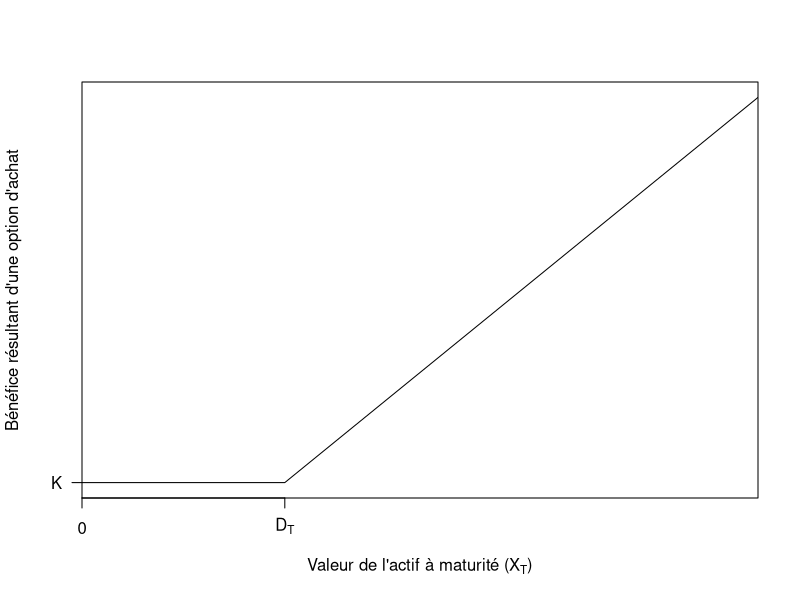
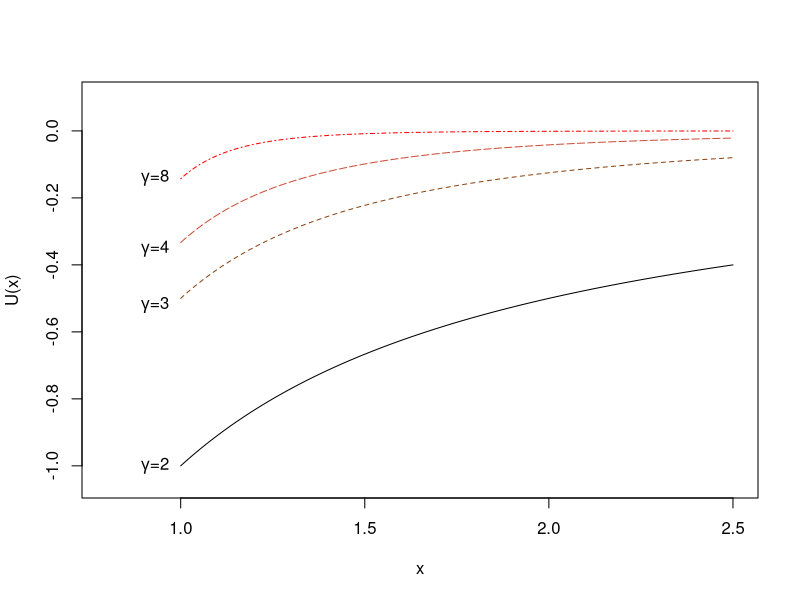
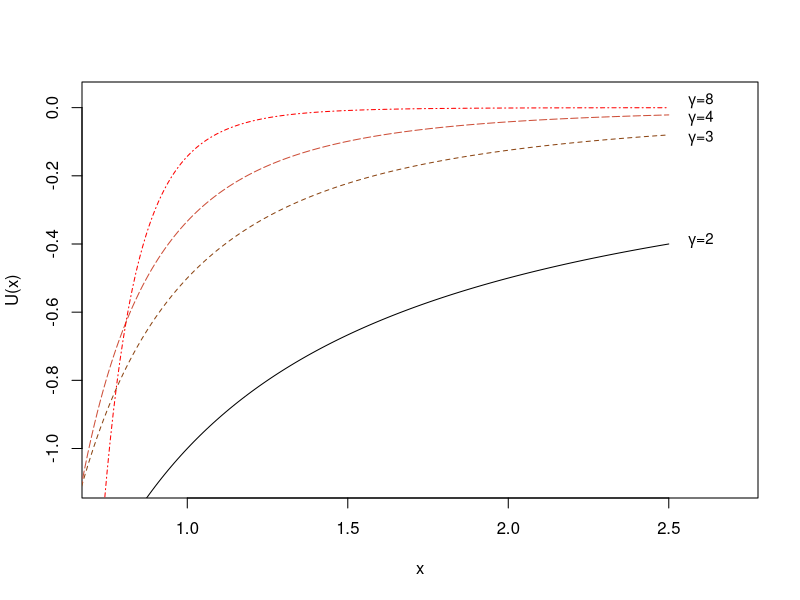

These charts were generated, in order, by the following R code: (Note: this script raises an error after producing the figures.)
############ MÉMOIRE: Maitrise en Mathématiques Finacières et Actuarielle  #################

library(ggplot2)

# -SECTION 1: Concavification -#

payoff_call<-function(X_T,b,a,K){
  # X_T: valeur du stock à maturité
  # b: Strike value
  # K: valeur initiale du Payoff
  
  # Call de la forme:  a*max(X_T-b,0)+K
  payoff<-a*max(X_T-b,0)+K
  return(payoff)
}
payoff_call(10,5,0.5,8)

P_Utility<-function(X_Tu,gamma){
  res<-(X_Tu)^(1-gamma)/(1-gamma)
  return(res)
}

Find_x_theta_PU<-function(b_o,a_o,K_o,gamma_o){
  f <- function(x) payoff_call(X_T=x,b=b_o,a=a_o,K=K_o)^(-gamma_o)*x*a_o-P_Utility(payoff_call(x,b=b_o,a=a_o,K=K_o),gamma_o)+P_Utility(K_o,gamma_o)        #-Finding the fee
  result<-uniroot(f, c(b_o,b_o+100))$root
  return(result)
}
Find_x_theta_PU(b_o=30,a_o=0.5,K_o=15,gamma_o=4)

P_Utility_con<-function(X_T_con,gamma_c,b_c,a_c,K_c){
  x_theta<-Find_x_theta_PU(b_o=b_c,a_o=a_c,K_o=K_c,gamma_o=gamma_c)
  slope<-(P_Utility(payoff_call(x_theta,b_c,a_c,K_c),gamma_c)-P_Utility(K_c,gamma_c))/(x_theta)
    
  if(X_T_con<=x_theta){Chord<-P_Utility(K_c,gamma_c)+X_T_con*slope}
  else{Chord<-P_Utility(payoff_call(X_T=X_T_con,b=b_c,a=a_c,K=K_c),gamma_c)}
  
  return(Chord)
}


Derivee_P_Utility_con<-function(X_T_con,gamma_c,b_c,a_c,K_c){
  x_theta<-Find_x_theta_PU(b_o=b_c,a_o=a_c,K_o=K_c,gamma_o=gamma_c)
  slope<-(P_Utility(payoff_call(x_theta,b_c,a_c,K_c),gamma_c)-P_Utility(K_c,gamma_c))/(x_theta)
  
  if(X_T_con<=x_theta){Chord<-slope}
  else{Chord<-payoff_call(X_T=X_T_con,b=b_c,a=a_c,K=K_c)^(-gamma_c)*a_c}
  
  return(Chord)
}
  
Convexe_Fun<-function(element){ #Fonction convexe
  res<-(element)^5
  return(res)
}

droite<-function(pente, origine,val_x){
  return(origine+val_x*pente)
}

find_roots<-function(pente1,origine1,beg,end){
  f <- function(x) droite(pente1,origine1,x)-Convexe_Fun(x)
  result1<-uniroot(f, c(beg,end))$root
  return(result1)
}
find_roots(15000,-20000,0,4)

X_opt_given_S<-function(S_T,gamma,sigma,alpha,r){
  result<-(S_T*gamma*sigma^2)/(alpha-r)
  return(result)
}

CRRA<-function(x,gamma){
  result<-(x^(1-gamma)-1)/(1-gamma)
  return(result)
}
####### -SECTION 2: Graphes Concavification -#######
# -Paramètres- #
par_b<-30
par_a<-300
par_K<-15
par_Gamma<-0.75


#-Call Payoff-#
axex<-seq(0,100,1/10)
axey<-lapply(axex,function(x) payoff_call(X_T=x,b=par_b,a=par_a,K=par_K))

#-Utility of a Temrinal Value-#
axey_u<-lapply(axex,function(x) P_Utility(X_Tu=x,gamma=par_Gamma))

#-Utility of a Call Payoff-#
axey_ut<-lapply(axey,function(x) P_Utility(X_Tu=x,gamma=par_Gamma))

#-Concavified Utility of a Call Payoff-#
axey_concav<-lapply(axex,function(x) P_Utility_con(X_T_con=x,gamma_c=par_Gamma,b_c=par_b,a_c=par_a,K_c=par_K))

# -Fonction convexe: Théorique - #
axex2<-seq(0,12,1/10)
axey_convexe<-lapply(axex2,function(x) Convexe_Fun(x))
axey_droite<-lapply(axex2,function(x) droite(11000,-14000,x))

### -GRAPHES- ###
par(mfrow=c(1,1))

# Option d'achat#
plot(axex,axey,ylab = "Bénéfice résultant d'une option d'achat",type='l',lty=1,xlab=expression(paste("Valeur de l'actif à maturité (X"[T],")" )),yaxt = "n" ,xaxt = "n",xaxs="i" )
xtick<-c(0, b=par_b)
axis(side=1, at=xtick,labels=c(0,expression("D"[T])))
axis(side=2, at=par_K,labels=c(expression("K")),las=2)

#Utilité#
axex_Utility<-seq(1,2.5,1/100)
plot(axex_Utility,lapply(axex_Utility,function(x)P_Utility(x,2)),ylab = "U(x)",type='l',lty=1,xlab="x",ylim = c(-1.05,0.1),xlim=c(0.8,2.5))#,yaxt = "n" ,xaxt = "n"
lines(axex_Utility,lapply(axex_Utility,function(x)P_Utility(x,3)),col='saddlebrown',lty=2)
lines(axex_Utility,lapply(axex_Utility,function(x)P_Utility(x,4)),col='tomato3',lty=5)
lines(axex_Utility,lapply(axex_Utility,function(x)P_Utility(x,8)),col='red',lty=4)
text(0.93, -1, labels =  expression(paste(gamma,"=2")))
text(0.93, -0.52, labels =  expression(paste(gamma,"=3")))
text(0.93, -0.35, labels =  expression(paste(gamma,"=4")))
text(0.93, -0.14, labels = expression(paste(gamma,"=8")))


par(mfrow=c(1,1))
axex_Utility<-seq(0.5,2.5,1/100)
plot(axex_Utility,lapply(axex_Utility,function(x)P_Utility(x,2)),ylab = "U(x)",type='l',lty=1,xlab="x",ylim = c(-1.1,0.03),xlim=c(0.75,2.7))#,yaxt = "n" ,xaxt = "n"
lines(axex_Utility,lapply(axex_Utility,function(x)P_Utility(x,3)),col='saddlebrown',lty=2)
lines(axex_Utility,lapply(axex_Utility,function(x)P_Utility(x,4)),col='tomato3',lty=5)
lines(axex_Utility,lapply(axex_Utility,function(x)P_Utility(x,8)),col='red',lty=4)
text(2.6, -0.39, labels =  expression(paste(gamma,"=2")),cex=0.9)
text(2.6, -0.09, labels =  expression(paste(gamma,"=3")),cex=0.9)
text(2.6, -0.03, labels =  expression(paste(gamma,"=4")),cex=0.9)
text(2.6, 0.02, labels = expression(paste(gamma,"=8")),cex=0.9)


### Dérivée des fonctions d'utilités précédentes ###
#Mettre par(mfrow=c(2,1)) pour mettre les grpahiques côte-à-côte.
plot(axex_Utility,lapply(axex_Utility,function(x)derivee_Power_Utility(x,2)),ylab = "U'(x)",type='l',lty=1,xlab="x",ylim = c(-0.1,1.5),xlim=c(0.75,2.7))#,yaxt = "n" ,xaxt = "n"
lines(axex_Utility,lapply(axex_Utility,function(x)derivee_Power_Utility(x,3)),col='saddlebrown',lty=2)
lines(axex_Utility,lapply(axex_Utility,function(x)derivee_Power_Utility(x,4)),col='tomato3',lty=5)
lines(axex_Utility,lapply(axex_Utility,function(x)derivee_Power_Utility(x,8)),col='red',lty=4)
text(2.6, 0.18, labels =  expression(paste(gamma,"=2")),cex=0.9)
text(2.6, 0.095, labels =  expression(paste(gamma,"=3")),cex=0.9)
text(2.6, 0.025, labels =  expression(paste(gamma,"=4")),cex=0.9)
text(2.6, -0.04, labels = expression(paste(gamma,"=8")),cex=0.9)



#Concavification#
plot(axex,axey_ut,ylab = "Utilité",xlab=expression(paste("Valeur de l'actif à maturité (x)" )),type='l',yaxt = "n" ,xaxt = "n",lty=2,xaxs="i" )
xtick<-c( 0,b=par_b,round(Find_x_theta_PU(b_o=par_b,a_o=par_a,K_o=par_K,gamma_o=par_Gamma),0))
axis(1, at=xtick, labels=c(0 ,expression(d),expression(paste(tilde(x),'(d)'))))
axis(2, at=axey_ut[1], labels=c(expression(paste(u,'(K)'))))
lines(axex, axey_concav, col = "red",lty=4)
legend(par_b+25, par_K+10, legend=c( expression(paste("Fonction concavifiée  ",tilde(u)(x))), "Fonction originale u(x)"),
       col=c("red", "black"), lty=c(4,2), cex=0.8)

#Fonction convexes#
plot(axex2,axey_convexe,ylab = "",type='l',xlab="", xlim = c(-1,13),ylim = c(-50000,250000),yaxt = "n" ,xaxt = "n")
#abline(-14000,11000,type='l',col='red')
lines(axex2,lapply(axex2,function(x) droite(15000,-20000,x)),col='red')
xtick<-c(find_roots(15000,-20000,0,4),find_roots(15000,-20000,8,12))
axis(1, at=xtick, labels=c(expression(x[1]),expression(x[2])))
ytick<-c(Convexe_Fun(find_roots(15000,-20000,0,4)),Convexe_Fun(find_roots(15000,-20000,8,12)))
axis(2, angle= 45, at=ytick, labels=c(expression(paste("g(x"[1],")")),expression(paste("g(x"[2],")"))))

#X^*_T en fonction de S_T#
par(mfrow=c(1,1))

axex3<-seq(0,40,1)
plot(axex3,lapply(axex3,function(x) X_opt_given_S(x,gamma=2,sigma=0.5,alpha=0.07,r=0.03)),xlab=expression(S[T]),ylab=expression(paste("X","*"[T])),type="l",xaxs="i",yaxs="i",ylim = c(0,2500))
lines(axex3,lapply(axex3,function(x) X_opt_given_S(x,gamma=3,sigma=0.5,alpha=0.07,r=0.03)),col='gray')
lines(axex3,lapply(axex3,function(x) X_opt_given_S(x,gamma=4,sigma=0.5,alpha=0.07,r=0.03)),col='orange')
lines(axex3,lapply(axex3,function(x) X_opt_given_S(x,gamma=5,sigma=0.5,alpha=0.07,r=0.03)),col='red')
legend(5, 2400, legend=c( expression(paste(gamma,"=2")), expression(paste(gamma,"=3")),expression(paste(gamma,"=4")),expression(paste(gamma,"=5"))),
       col=c("black", "gray","orange","red"), lty=c(1,1,1,1), cex=0.8)

plot(axex3,lapply(axex3,function(x) P_Utility(x,gamma=2)),xlab=expression(S[T]),ylab=expression(Utilité),type="l",xaxs="i",yaxs="i",ylim = c(-1,0.2))
lines(axex3,lapply(axex3,function(x) P_Utility(x,gamma=3)),col='gray')
lines(axex3,lapply(axex3,function(x) P_Utility(x,gamma=4)),col='orange')
lines(axex3,lapply(axex3,function(x) P_Utility(x,gamma=5)),col='red')
legend(10, -0.2, legend=c( expression(paste(gamma,"=2")), expression(paste(gamma,"=3")),expression(paste(gamma,"=4")),expression(paste(gamma,"=5"))),
       col=c("black", "gray","orange","red"), lty=c(1,1,1,1), cex=0.8)


#Dérivée de la fonction concavifiée#
plot(axex,lapply(axex,function(x)Derivee_P_Utility_con(X_T_con=x,gamma_c=par_Gamma,b_c=par_b,a_c=par_a,K_c=par_K)),ylab = c( expression(paste(tilde(u)," '",(x)))),xlab=expression(paste("Valeur de l'actif à maturité (x)" )),type='l',col="red" ,xaxt = "n",yaxt = "n",lty=1,xaxs="i",ylim=c(0,1)  )
xtick<-c( 0,round(Find_x_theta_PU(b_o=par_b,a_o=par_a,K_o=par_K,gamma_o=par_Gamma),0))
ytick<-Derivee_P_Utility_con(0,gamma_c=par_Gamma,b_c=par_b,a_c=par_a,K_c=par_K)
axis(1, at=xtick, labels=c(0 ,expression(tilde(x))))
axis(2, at=ytick, labels=c( expression(paste(tilde(u)," '",(tilde(x))))))

#Graphe: Fonction concave#
x_1<-1.5
x_2<-3.95
psi<-0.25
x_mel<-psi*x_1+(1-psi)*x_2
y_mel<-psi*(x_1^5.5)+(1-psi)*(x_2^5.5)
  
axe_d_x<-seq(1,4,0.05)
plot(axe_d_x,lapply(axe_d_x,function(x)x^5.5), type='l',ylim=c(-200,2048),xaxt = "n",yaxt = "n",xlab = '',ylab='')
xtick<-c(x_1,x_2,x_mel)
ytick<-c(lapply(x_1,function(x)x^5.5),lapply(x_2,function(x)x^5.5),lapply(x_mel,function(x)x^5.5),y_mel)
axis(1, at=xtick,cex=0.1, labels=c(expression(x[1]),expression(x[2]),expression(paste(psi,x[1],' + (1 -',psi,')',x[2]))),las=0,col='azure4')
axis(2, at=ytick, labels=c( expression(paste('f(',x[1],')')),expression(paste('f(',x[2],')')),'',''),las=1,col='azure4',cex=0.5)

segments(x0=x_1, y0=-200, x1 =x_1, y1 =as.numeric(ytick[1]), lty=3, col='azure4')
segments(x0=x_2, y0=-200, x1 =x_2, y1 =as.numeric(ytick[2]), lty=3, col='azure4')
segments(x0=x_mel, y0=-200, x1 =x_mel, y1 =y_mel, lty=3, col='dimgrey')

segments(x0=0, y0=as.numeric(ytick[1]), x1 =x_1, y1 =as.numeric(ytick[1]), lty=3, col='azure4')
segments(x0=0, y0=as.numeric(ytick[2]), x1 =x_2, y1 =as.numeric(ytick[2]), lty=3, col='azure4')
segments(x0=0, y0=as.numeric(ytick[3]), x1 =x_mel, y1 =as.numeric(ytick[3]), lty=3, col='dimgrey')
segments(x0=0, y0=y_mel, x1 =x_mel, y1 =y_mel, lty=3, col='dimgrey')

segments(x0=x_1, y0=as.numeric(ytick[1]), x1 =x_2, y1 =as.numeric(ytick[2]), lty=4, col='red')

text(1.47,as.numeric(ytick[3])+75 , labels = expression(paste(f,'( ',psi,x[1],'+ (1 -',psi,')',x[2],' )')),cex=1,col='dimgrey')
text(1.49,y_mel+75 , labels = expression(paste(psi,f,'(',x[1],') + (1 -',psi,')',f,'(',x[2],')')),cex=1,col='dimgrey')

points(x_mel,as.numeric(ytick[3]),pch = 19,col='grey',cex=0.7)
points(x_mel,y_mel,pch = 19,col='grey',cex=0.7)



#Graphe: fonction convexe#
#Note: Effacer l'historique de la section '#Graphe: Fonction concave#'
x_1<-1.05
x_2<-3.7
psi<-0.6
x_mel<-psi*x_1+(1-psi)*x_2
y_mel<-psi*(-x_1^-1.5)+(1-psi)*(-x_2^-1.5)

axe_d_x<-seq(1,4,0.05)
plot(axe_d_x,lapply(axe_d_x,function(x)-x^-1.5), type='l',xaxt = "n",yaxt = "n",xlab = '',ylab='',xlim=c(0.3,4))
xtick<-c(x_1,x_2,x_mel)
ytick<-c(lapply(x_1,function(x)-x^-1.5),lapply(x_2,function(x)-x^-1.5),lapply(x_mel,function(x)-x^-1.5),y_mel)
axis(1, at=xtick,cex=0.1, labels=c(expression(x[1]),expression(x[2]),expression(paste(psi,x[1],' + (1 -',psi,')',x[2]))),las=0,col='azure4')
axis(2, at=ytick, labels=c( expression(paste('f(',x[1],')')),expression(paste('f(',x[2],')')),'',''),las=1,col='azure4',cex=0.5)

segments(x0=x_1, y0=-525, x1 =x_1, y1 =as.numeric(ytick[1]), lty=3, col='azure4')
segments(x0=x_2, y0=-525, x1 =x_2, y1 =as.numeric(ytick[2]), lty=3, col='azure4')
segments(x0=x_mel, y0=-525, x1 =x_mel, y1 =as.numeric(ytick[3]), lty=3, col='dimgrey')

segments(x0=0, y0=as.numeric(ytick[1]), x1 =x_1, y1 =as.numeric(ytick[1]), lty=3, col='azure4')
segments(x0=0, y0=as.numeric(ytick[2]), x1 =x_2, y1 =as.numeric(ytick[2]), lty=3, col='azure4')
segments(x0=0, y0=as.numeric(ytick[3]), x1 =x_mel, y1 =as.numeric(ytick[3]), lty=3, col='dimgrey')
segments(x0=0, y0=y_mel, x1 =x_mel, y1 =y_mel, lty=3, col='dimgrey')

segments(x0=x_1, y0=as.numeric(ytick[1]), x1 =x_2, y1 =as.numeric(ytick[2]), lty=4, col='red')

text(0.75,as.numeric(ytick[3])+0.025, labels = expression(paste(f,'( ',psi,x[1],'+ (1 -',psi,')',x[2],' )')),cex=1,col='dimgrey')
text(0.75,y_mel+0.025 , labels = expression(paste(psi,f,'(',x[1],') + (1 -',psi,')',f,'(',x[2],')')),cex=1,col='dimgrey')

points(x_mel,as.numeric(ytick[3]),pch = 19,col='grey',cex=0.7)
points(x_mel,y_mel,pch = 19,col='grey',cex=0.7)



### Graphes: optimisation convexe, relaxation lagrangienne ###
# Fonction de contrainte convexe #

axe_d_x<-seq(-2,2,0.01)
plot(axe_d_x,lapply(axe_d_x,function(x)-0.1*(x-5)^(2)-1),type='l',xlab =expression(x),ylab='',ylim=c(-6,2))
#segments(x0=-2, y0=0, x1 =2, y1 =0, lty=3, col='dimgrey')
lines(axe_d_x,lapply(axe_d_x,function(x)2*x^2-1),col='gray0',lty=2)
lines(axe_d_x,lapply(axe_d_x,function(x)-0.1*(x-5)^(2)-1-(0.1)*(2*x^2-1)),col='gray0',lty=3)
lines(axe_d_x,lapply(axe_d_x,function(x)-0.1*(x-5)^(2)-1-(0.2)*(2*x^2-1)),col='gray0',lty=3)
lines(axe_d_x,lapply(axe_d_x,function(x)-0.1*(x-5)^(2)-1-(0.3)*(2*x^2-1)),col='gray0',lty=3)
lines(axe_d_x,lapply(axe_d_x,function(x)-0.1*(x-5)^(2)-1-(0.4)*(2*x^2-1)),col='gray0',lty=3)
lines(axe_d_x,lapply(axe_d_x,function(x)-0.1*(x-5)^(2)-1-(0.5)*(2*x^2-1)),col='gray0',lty=3)
lines(axe_d_x,lapply(axe_d_x,function(x)-0.1*(x-5)^(2)-1-(0.6)*(2*x^2-1)),col='gray0',lty=3)
lines(axe_d_x,lapply(axe_d_x,function(x)-0.1*(x-5)^(2)-1-(0.7)*(2*x^2-1)),col='gray0',lty=3)
lines(axe_d_x,lapply(axe_d_x,function(x)-0.1*(x-5)^(2)-1-(0.8)*(2*x^2-1)),col='gray0',lty=3)
lines(axe_d_x,lapply(axe_d_x,function(x)-0.1*(x-5)^(2)-1-(1)*(2*x^2-1)),col='gray0',lty=3)

points(sqrt(0.5),lapply(sqrt(0.5),function(x)-0.1*(x-5)^(2)-1),pch = 19,col='red',cex=0.7)
abline(v=sqrt(0.5),col='darkgrey',lty=3)
abline(v=-sqrt(0.5),col='darkgrey',lty=3)

plot(seq(0.1,1,0.01),lapply(seq(0.1,1,0.01),function(y)max(as.numeric(lapply(axe_d_x,function(x)-0.1*(x-5)^(2)-1-(y)*(2*x^2-1))))),type='l',xlab = expression(lambda),ylab=expression(paste('J(',lambda,')')))
abline(h=lapply(sqrt(0.5),function(x)-0.1*(x-5)^(2)-1),col='azure4',lty=2)

# Fonction de contrainte non-convexe #
axe_d_x<-seq(-2,4.5,0.01)
plot(axe_d_x,lapply(axe_d_x,function(x)-0.01*(3*x^4-17*x^3+17*x^2+48)-2),type='l',xlab =expression(x),ylab='',ylim=c(-4,1))
#segments(x0=-2, y0=0, x1 =2, y1 =0, lty=3, col='dimgrey')
lines(axe_d_x,lapply(axe_d_x,function(x)0.5*(x-0.5)^2-0.5),col='gray0',lty=2)
lines(axe_d_x,lapply(axe_d_x,function(x)-0.01*(3*x^4-17*x^3+17*x^2+48)-2-(0.1)*(0.5*(x-0.5)^2-0.5)),col='gray0',lty=3)
lines(axe_d_x,lapply(axe_d_x,function(x)-0.01*(3*x^4-17*x^3+17*x^2+48)-2-(0.2)*(0.5*(x-0.5)^2-0.5)),col='gray0',lty=3)
lines(axe_d_x,lapply(axe_d_x,function(x)-0.01*(3*x^4-17*x^3+17*x^2+48)-2-(0.3)*(0.5*(x-0.5)^2-0.5)),col='gray0',lty=3)
lines(axe_d_x,lapply(axe_d_x,function(x)-0.01*(3*x^4-17*x^3+17*x^2+48)-2-(0.4)*(0.5*(x-0.5)^2-0.5)),col='gray0',lty=3)
lines(axe_d_x,lapply(axe_d_x,function(x)-0.01*(3*x^4-17*x^3+17*x^2+48)-2-(0.5)*(0.5*(x-0.5)^2-0.5)),col='gray0',lty=3)
lines(axe_d_x,lapply(axe_d_x,function(x)-0.01*(3*x^4-17*x^3+17*x^2+48)-2-(0.6)*(0.5*(x-0.5)^2-0.5)),col='gray0',lty=3)
lines(axe_d_x,lapply(axe_d_x,function(x)-0.01*(3*x^4-17*x^3+17*x^2+48)-2-(0.7)*(0.5*(x-0.5)^2-0.5)),col='gray0',lty=3)
lines(axe_d_x,lapply(axe_d_x,function(x)-0.01*(3*x^4-17*x^3+17*x^2+48)-2-(0.8)*(0.5*(x-0.5)^2-0.5)),col='gray0',lty=3)
lines(axe_d_x,lapply(axe_d_x,function(x)-0.01*(3*x^4-17*x^3+17*x^2+48)-2-(0.9)*(0.5*(x-0.5)^2-0.5)),col='gray0',lty=3)

points(1.499,lapply(1.499,function(y)-0.01*(3*y^4-17*y^3+17*y^2+48)-2),pch = 19,col='red',cex=0.7)
abline(v=1.4999,col='darkgrey',lty=3)
abline(v=-0.4999,col='darkgrey',lty=3)

plot(seq(0.1,1,0.01),lapply(seq(0.1,1,0.01),function(y)max(as.numeric(lapply(axe_d_x,function(x)-0.01*(3*x^4-17*x^3+17*x^2+48)-2-(y)*(0.5*(x-0.5)^2-0.5))))),type='l',xlab = expression(lambda),ylab=expression(paste('J(',lambda,')')),ylim=c(-2.5,-2))
abline(h=lapply(1.499,function(x)-0.01*(3*x^4-17*x^3+17*x^2+48)-2),col='azure4',lty=2)

##### -TEST SECTION- #####
plot(seq(-2,5,0.01),lapply(seq(-2,5,0.01),function(x)0.01*(3*x^4-17*x^3+20*x^2+48)),col='gray0',lty=2,type='l')
f <- function(y) max(as.numeric(lapply(axe_d_x,function(x)-0.01*(3*x^4-17*x^3+17*x^2+48)-2-(y)*(0.5*(x-0.5)^2-0.5))))+2.8429      #-Finding the fee
uniroot(f, c(0.1,3))$root

max(as.numeric(lapply(axe_d_x,function(x)-0.1*(x-5)^(2)-1-(0.1)*(2*x^2-1))))

plot(1:10, 1:10, type="l", lty=2, lwd=3)
plot(1:10, 1:10, type="l", lty=1)
plot(axex,axey,ylab = "Résultat de l'option",type='l',lty=3,xlab="Valeur terminale de X",yaxt = "n" ,xaxt = "n")
xtick<-c(0, b=30)

pnorm(0)